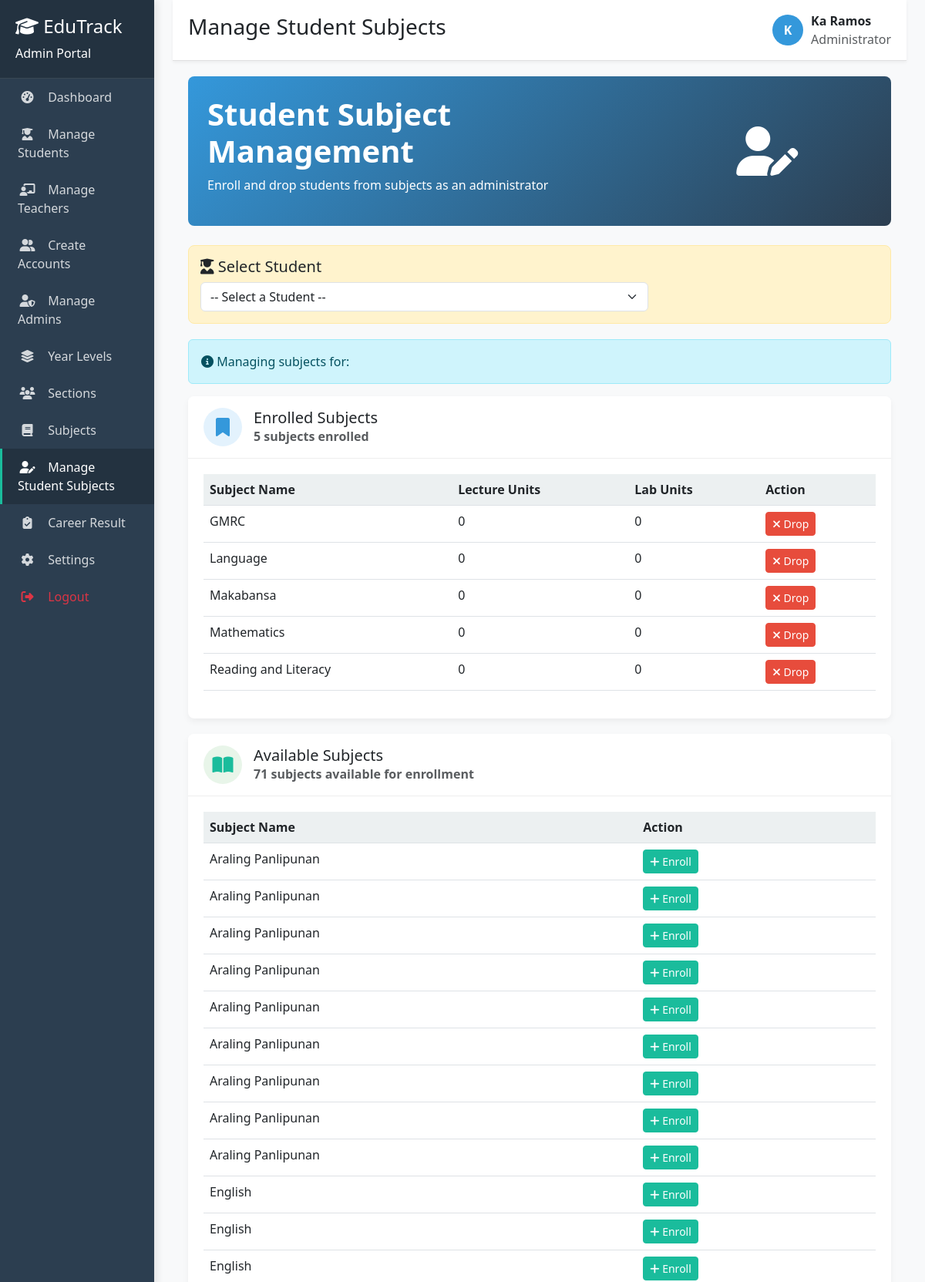
The page /WEBGRADINGSYSTEMPORTAL-Latest/subjects_manage.php?student_id=3 (signed in, upper part) on the database its author committed.
### tables this page shows
CREATE TABLE `tbl_subject_enrollments` (
  `enrollment_id` int(10) UNSIGNED NOT NULL,
  `student_id` int(10) UNSIGNED NOT NULL,
  `subject_id` int(10) UNSIGNED NOT NULL,
  `lecture_units` int(10) UNSIGNED NOT NULL DEFAULT 0,
  `lab_units` int(10) UNSIGNED NOT NULL DEFAULT 0,
  `date_enrolled` datetime NOT NULL DEFAULT current_timestamp()
);

CREATE TABLE `tbl_subjects` (
  `subject_id` int(10) UNSIGNED NOT NULL,
  `subject_name` varchar(120) NOT NULL,
  `year_level_id` int(10) UNSIGNED DEFAULT NULL,
  `semester` enum('1','2','Full Year') DEFAULT 'Full Year',
  `semester_id` int(11) DEFAULT NULL,
  `strand_id` int(10) UNSIGNED DEFAULT NULL
);

### WEBGRADINGSYSTEMPORTAL-Latest/subjects_manage.php (the view, shortened to what this page needs)
<?php
require 'db_connect.php';
$selected_student_id = $_POST['student_id'] ?? $_GET['student_id'] ?? null;
$enrolled_subjects = [];
$available_subjects = [];
if ($selected_student_id) {
    $stmt_enrolled = $conn->prepare("
        SELECT s.subject_id, s.subject_name, e.lecture_units, e.lab_units
        FROM tbl_subject_enrollments e
        JOIN tbl_subjects s ON e.subject_id = s.subject_id
        WHERE e.student_id = ?
        ORDER BY s.subject_name
    ");
    $stmt_enrolled->bind_param("i", $selected_student_id);
    $stmt_enrolled->execute();
    $enrolled_subjects = $stmt_enrolled->get_result()->fetch_all(MYSQLI_ASSOC);
    $stmt_available = $conn->prepare("
        SELECT s.subject_id, s.subject_name
        FROM tbl_subjects s
        WHERE s.subject_id NOT IN (
            SELECT subject_id FROM tbl_subject_enrollments WHERE student_id = ?
        )
        ORDER BY s.subject_name
    ");
    $stmt_available->bind_param("i", $selected_student_id);
    $stmt_available->execute();
    $available_subjects = $stmt_available->get_result()->fetch_all(MYSQLI_ASSOC);
}
?>
<!DOCTYPE html>
<html lang="en">
<head>
    <link rel="stylesheet" href="https://cdn.jsdelivr.net/npm/bootstrap@5.3.0/dist/css/bootstrap.min.css">
    <link rel="stylesheet" href="https://cdnjs.cloudflare.com/ajax/libs/font-awesome/6.4.0/css/all.min.css">
</head>
<body>
    <div class="container-fluid">
        <div class="row">
            <div class="col-md-3 col-lg-2 sidebar">
                <div class="sidebar-header">
                    <h4><i class="fas fa-graduation-cap"></i> EduTrack</h4>
                    <p class="mb-0">Admin Portal</p>
                </div>
                <ul class="sidebar-menu">
                    <li><a href="admin_dashboard.php"><i class="fas fa-tachometer-alt"></i> Dashboard</a></li>
                    <li><a href="manage_student.php"><i class="fas fa-user-graduate"></i> Manage Students</a></li>
                    <li><a href="manage_teachers.php"><i class="fas fa-chalkboard-teacher"></i> Manage Teachers</a></li>
                    <li><a href="create_account.php"><i class="fas fa-user-friends"></i> Create Accounts</a></li>
                    <li><a href="manage_admins.php"><i class="fas fa-user-shield"></i> Manage Admins</a></li>
                    <li><a href="year_levels.php"><i class="fas fa-layer-group"></i> Year Levels</a></li>
                    <li><a href="manage_sections.php"><i class="fas fa-users"></i> Sections</a></li>
                    <li><a href="manage_subjects.php"><i class="fas fa-book"></i> Subjects</a></li>
                    <li><a href="admin_subjects_manage.php" class="active"><i class="fas fa-user-edit"></i> Manage Student Subjects</a></li>
                    <li><a href="careerpath.php"><i class="fas fa-clipboard-check"></i> Career Result</a></li>
                    <li><a href="change_pass.php"><i class="fas fa-cog"></i> Settings</a></li>
                    <li><a href="logout.php" class="text-danger" onclick="return confirmLogout()"><i class="fas fa-sign-out-alt"></i> Logout</a></li>
                </ul>
            </div>
            <div class="col-md-9 col-lg-10 ml-sm-auto px-4">
                <div class="header">
                    <h3>Manage Student Subjects</h3>
                    <div class="user-info">
                        <div class="avatar"><?= substr($_SESSION['fullname'], 0, 1) ?></div>
                        <div>
                            <div class="fw-bold"><?= htmlspecialchars($_SESSION['fullname']) ?></div>
                            <div class="text-muted">Administrator</div>
                        </div>
                    </div>
                </div>
                <div class="main-content">
                    <div class="welcome-section">
                        <div class="row align-items-center">
                            <div class="col-md-8">
                                <h1>Student Subject Management</h1>
                                <p>Enroll and drop students from subjects as an administrator</p>
                            </div>
                            <div class="col-md-4 text-center">
                                <i class="fas fa-user-edit fa-4x"></i>
                            </div>
                        </div>
                    </div>
                    <div class="student-selector">
                        <h5><i class="fas fa-user-graduate"></i> Select Student</h5>
                        <form method="POST" class="row g-3">
                            <div class="col-md-8">
                                <select name="student_id" class="form-select" onchange="this.form.submit()">
                                    <option value="">-- Select a Student --</option>
                                </select>
                            </div>
                        </form>
                    </div>
                    <?php if ($selected_student_id): ?>
                        <?php
                        $selected_student_name = '';
                        ?>
                        <div class="alert alert-info">
                            <i class="fas fa-info-circle"></i>
                            Managing subjects for: <strong><?= htmlspecialchars($selected_student_name) ?></strong>
                        </div>
                        <div class="card">
                            <div class="card-header">
                                <div class="card-icon blue">
                                    <i class="fas fa-bookmark"></i>
                                </div>
                                <div>
                                    <h5 class="mb-0">Enrolled Subjects</h5>
                                    <p class="mb-0 text-muted"><?= count($enrolled_subjects) ?> subjects enrolled</p>
                                </div>
                            </div>
                            <div class="card-body">
                                <?php if (empty($enrolled_subjects)): ?>
                                    <div class="alert alert-warning">
                                        <i class="fas fa-exclamation-triangle"></i>
                                        This student is not enrolled in any subjects yet.
                                    </div>
                                <?php else: ?>
                                    <div class="table-responsive">
                                        <table class="table table-hover">
                                            <thead>
                                                <tr>
                                                    <th>Subject Name</th>
                                                    <th>Lecture Units</th>
                                                    <th>Lab Units</th>
                                                    <th>Action</th>
                                                </tr>
                                            </thead>
                                            <tbody>
                                                <?php foreach ($enrolled_subjects as $subject): ?>
                                                    <tr>
                                                        <td><?= htmlspecialchars($subject['subject_name']) ?></td>
                                                        <td><?= $subject['lecture_units'] ?></td>
                                                        <td><?= $subject['lab_units'] ?></td>
                                                        <td>
                                                            <form method="POST" style="display:inline;">
                                                                <button type="submit" name="drop_subject" class="btn btn-sm btn-danger" onclick="return confirm('Are you sure you want to drop this student from this subject?')">
                                                                    <i class="fas fa-times"></i> Drop
                                                                </button>
                                                            </form>
                                                        </td>
                                                    </tr>
                                                <?php endforeach; ?>
                                            </tbody>
                                        </table>
                                    </div>
                                <?php endif; ?>
                            </div>
                        </div>
                        <div class="card">
                            <div class="card-header">
                                <div class="card-icon green">
                                    <i class="fas fa-book-open"></i>
                                </div>
                                <div>
                                    <h5 class="mb-0">Available Subjects</h5>
                                    <p class="mb-0 text-muted"><?= count($available_subjects) ?> subjects available for enrollment</p>
                                </div>
                            </div>
                            <div class="card-body">
                                <?php if (empty($available_subjects)): ?>
                                    <div class="alert alert-info">
                                        <i class="fas fa-info-circle"></i>
                                        This student is already enrolled in all available subjects.
                                    </div>
                                <?php else: ?>
                                    <div class="table-responsive">
                                        <table class="table table-hover">
                                            <thead>
                                                <tr>
                                                    <th>Subject Name</th>
                                                    <th>Action</th>
                                                </tr>
                                            </thead>
                                            <tbody>
                                                <?php foreach ($available_subjects as $subject): ?>
                                                    <tr>
                                                        <td><?= htmlspecialchars($subject['subject_name']) ?></td>
                                                        <td>
                                                            <form method="POST" style="display:inline;">
                                                                <button type="submit" name="enroll_subject" class="btn btn-sm btn-success" onclick="return confirm('Are you sure you want to enroll this student in this subject?')">
                                                                    <i class="fas fa-plus"></i> Enroll
                                                                </button>
                                                            </form>
                                                        </td>
                                                    </tr>
                                                <?php endforeach; ?>
                                            </tbody>
                                        </table>
                                    </div>
                                <?php endif; ?>
                            </div>
                        </div>
                    <?php endif; ?>
                </div>
            </div>
        </div>
    </div>
</body>
</html>

### WEBGRADINGSYSTEMPORTAL-Latest/subjects_manage.php (style rules this page uses)
:root { --primary: #2c3e50; --secondary: #3498db; --accent: #1abc9c; --light: #ecf0f1; --dark: #34495e; }
body { background-color: #f8f9fa; font-family: 'Segoe UI', Tahoma, Geneva, Verdana, sans-serif; }
.sidebar { background-color: var(--primary); color: white; min-height: 100vh; padding: 0; box-shadow: 3px 0 10px rgba(0,0,0,0.1); }
.sidebar-header { padding: 20px; background-color: rgba(0,0,0,0.2); border-bottom: 1px solid rgba(255,255,255,0.1); }
.sidebar-menu { list-style: none; padding: 0; margin: 0; }
.sidebar-menu li { width: 100%; }
.sidebar-menu a { color: rgba(255,255,255,0.8); text-decoration: none; display: block; padding: 12px 20px; transition: all 0.3s; border-left: 3px solid transparent; }
.sidebar-menu a.active { background-color: rgba(0,0,0,0.2); color: white; border-left: 3px solid var(--accent); }
.sidebar-menu i { width: 25px; text-align: center; margin-right: 10px; }
.main-content { padding: 20px; }
.header { background-color: white; padding: 15px 20px; border-bottom: 1px solid #e0e0e0; display: flex; justify-content: space-between; align-items: center; box-shadow: 0 2px 4px rgba(0,0,0,0.05); }
.user-info { display: flex; align-items: center; }
.user-info .avatar { width: 40px; height: 40px; border-radius: 50%; background-color: var(--secondary); color: white; display: flex; align-items: center; justify-content: center; font-weight: bold; margin-right: 10px; }
.card { border: none; border-radius: 8px; box-shadow: 0 4px 8px rgba(0,0,0,0.05); transition: transform 0.3s, box-shadow 0.3s; margin-bottom: 20px; }
.card-header { background-color: white; border-bottom: 1px solid #eee; font-weight: 600; padding: 15px 20px; border-radius: 8px 8px 0 0 !important; display: flex; align-items: center; }
.card-body { padding: 20px; }
.table th { background-color: var(--light); font-weight: 600; }
.btn-success { background-color: var(--accent); border-color: var(--accent); }
.btn-danger { background-color: #e74c3c; border-color: #e74c3c; }
.card-icon { width: 50px; height: 50px; border-radius: 50%; display: flex; align-items: center; justify-content: center; margin-right: 15px; font-size: 1.5rem; }
.card-icon.blue { background-color: #e3f2fd; color: var(--secondary); }
.card-icon.green { background-color: #e8f5e9; color: var(--accent); }
.welcome-section { background: linear-gradient(135deg, var(--secondary), var(--primary)); color: white; border-radius: 8px; padding: 25px; margin-bottom: 25px; }
.welcome-section h1 { font-weight: 700; }
.student-selector { background-color: #fff3cd; border: 1px solid #ffeaa7; border-radius: 8px; padding: 15px; margin-bottom: 20px; }

### rows shown on the page
tbl_subject_enrollments: subject.subject_name "GMRC", lecture_units "0", lab_units "0"
tbl_subject_enrollments: subject.subject_name "Language", lecture_units "0", lab_units "0"
tbl_subject_enrollments: subject.subject_name "Makabansa", lecture_units "0", lab_units "0"
tbl_subject_enrollments: subject.subject_name "Mathematics", lecture_units "0", lab_units "0"
tbl_subject_enrollments: subject.subject_name "Reading and Literacy", lecture_units "0", lab_units "0"
tbl_subjects: subject_name "Araling Panlipunan"
tbl_subjects: subject_name "Araling Panlipunan"
tbl_subjects: subject_name "Araling Panlipunan"
tbl_subjects: subject_name "Araling Panlipunan"
tbl_subjects: subject_name "Araling Panlipunan"
tbl_subjects: subject_name "Araling Panlipunan"
tbl_subjects: subject_name "Araling Panlipunan"
tbl_subjects: subject_name "Araling Panlipunan"
tbl_subjects: subject_name "Araling Panlipunan"
tbl_subjects: subject_name "English"
tbl_subjects: subject_name "English"
tbl_subjects: subject_name "English"

### other values the page prints
substr($_SESSION['fullname'], 0, 1) "K"
$_SESSION['fullname'] "Ka Ramos"
count($enrolled_subjects) "5"
count($available_subjects) "71"
